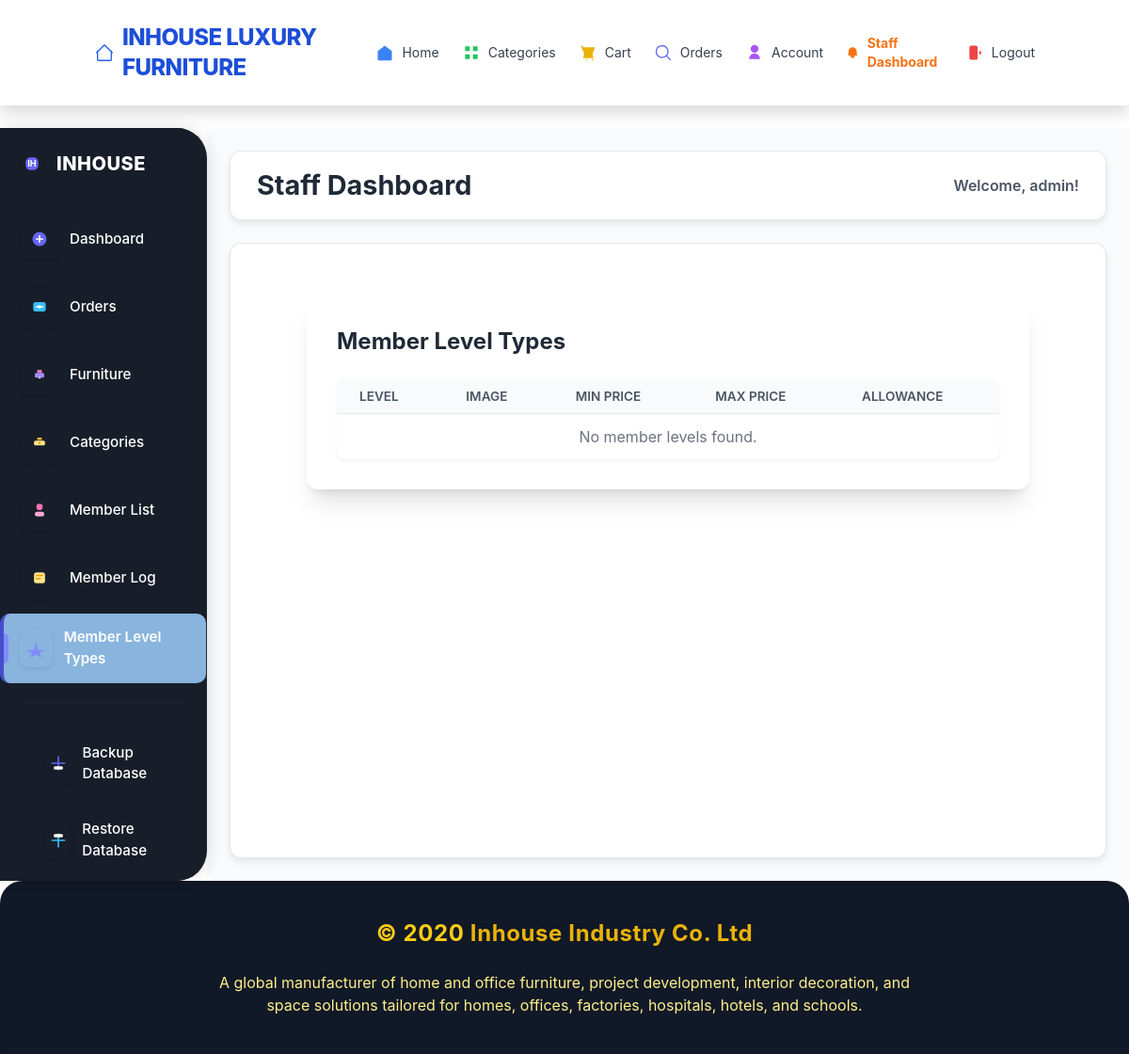
The app's page /staff/memberlevels/ (signed in), older data.
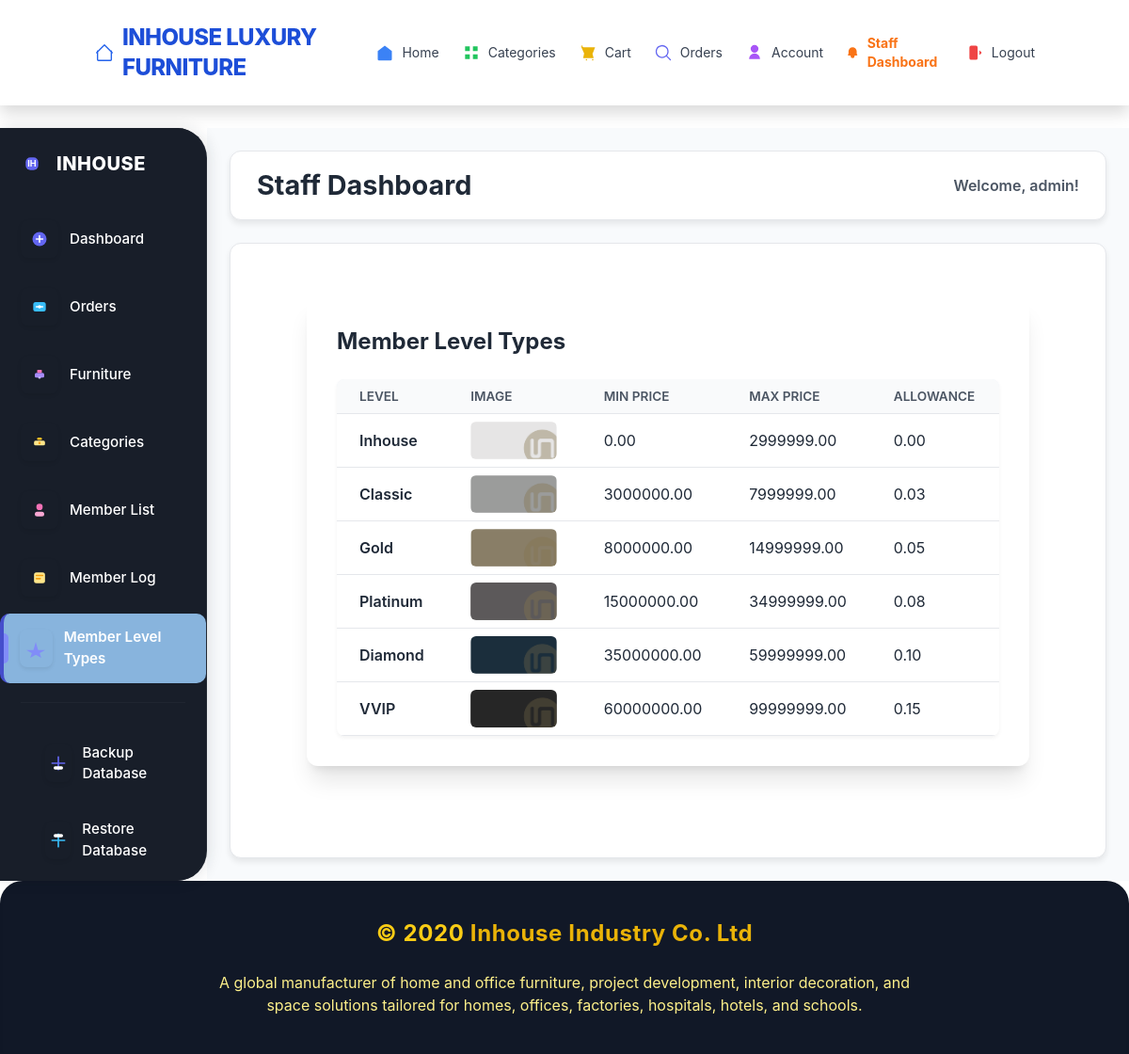
The same page, newer data.
### store/models.py (models this page shows, shortened)
class CustomUser(AbstractUser):
    phone = models.CharField(max_length=15, blank=True, null=True)
    nrc = models.CharField(max_length=30, blank=True)
    dob = models.DateField(null=True, blank=True)
    c_code = models.CharField(max_length=20, unique=True, blank=True)
    createdby = models.CharField(max_length=20, default='website')
    amount = models.DecimalField(
        max_digits=10,
        decimal_places=2,
        default=0.00
    )
    member_level_choices = [
        ('INHOUSE', 'Inhouse'),
        ('CLASSIC', 'Classic'),
        ('GOLD', 'Gold'),
        ('PLATINUM', 'Platinum'),
        ('DIAMOND', 'Diamond'),
        ('VVIP', 'VVIP'),
    ]
    member_level = models.CharField(
        max_length=10,
        choices=member_level_choices,
        default='Bronze'
    )

class MemberLevel(models.Model):
    LEVEL_CHOICES = [
        ('INHOUSE', 'Inhouse'),
        ('CLASSIC', 'Classic'),
        ('GOLD', 'Gold'),
        ('PLATINUM', 'Platinum'),
        ('DIAMOND', 'Diamond'),
        ('VVIP', 'VVIP'),
    ]
    name = models.CharField(max_length=20, choices=LEVEL_CHOICES, unique=True)
    image = models.ImageField(upload_to='member_levels/', blank=True, null=True)
    min_price = models.DecimalField(max_digits=12, decimal_places=2)
    max_price = models.DecimalField(max_digits=12, decimal_places=2)
    allowance = models.DecimalField(max_digits=12, decimal_places=2, help_text="Allowance for this level")

### store/views_staff.py (the view)
@login_required
@user_passes_test(is_staff_check)
def staff_memberlevel_list(request):
    from .models import MemberLevel
    levels = MemberLevel.objects.all().order_by('min_price')
    return render(request, 'staff/memberlevel_list.html', {'levels': levels})

### store/templates/staff/memberlevel_list.html (shortened to what this page needs)
{% extends "staff/base_staff.html" %}
{% block content %}
<div class="max-w-3xl mx-auto bg-white dark:bg-gray-900 rounded-xl shadow-xl p-8 mt-8">
    <h2 class="text-2xl font-bold mb-6">Member Level Types</h2>
    <table class="min-w-full table-auto border-collapse">
        <thead>
            <tr class="bg-slate-100 dark:bg-slate-800">
                <th class="px-4 py-2">Level</th>
                <th class="px-4 py-2">Image</th>
                <th class="px-4 py-2">Min Price</th>
                <th class="px-4 py-2">Max Price</th>
                <th class="px-4 py-2">Allowance</th>
            </tr>
        </thead>
        <tbody>
            {% for level in levels %}
            <tr class="border-b">
                <td class="px-4 py-2 font-semibold">{{ level.get_name_display }}</td>
                <td class="px-4 py-2">
                    {% if level.image %}
                        <img src="{{ level.image.url }}" alt="{{ level.get_name_display }}" class="h-10 rounded" />
                    {% else %}
                        <span class="text-gray-400">No image</span>
                    {% endif %}
                </td>
                <td class="px-4 py-2">{{ level.min_price }}</td>
                <td class="px-4 py-2">{{ level.max_price }}</td>
                <td class="px-4 py-2">{{ level.allowance }}</td>
            </tr>
            {% empty %}
            <tr>
                <td colspan="5" class="text-center py-6 text-gray-500">No member levels found.</td>
            </tr>
            {% endfor %}
        </tbody>
    </table>
</div>
{% endblock %}

### store/templates/staff/base_staff.html (shortened to what this page needs)
{% extends "main/base.html" %}
{% load static %}
{% block body_content %}
    <div class="staff-layout-wrapper">
        <div class="sidebar" id="staffSidebar"
             style="background: #181e29; color: #fff; border-radius: 0 2rem 2rem 0; box-shadow: 2px 0 16px rgba(24,30,41,0.12); width: 220px; min-width: 180px; padding: 0;">
            <div class="flex flex-col h-full">
                <div class="flex items-center gap-3 mb-8 pl-6 pt-6">
                    <svg class="w-9 h-9" viewBox="0 0 24 24" fill="none">
                        <rect x="4" y="4" width="16" height="16" rx="6" fill="#6366f1" />
                        <text x="12" y="16" text-anchor="middle" font-size="11" font-weight="bold">
                            <tspan fill="#fff">IH</tspan>
                        </text>
                    </svg>
                    <span class="font-extrabold text-xl text-white tracking-wide">INHOUSE</span>
                </div>
                <nav class="flex-1">
                    <ul class="flex flex-col gap-1">
                        <li>
                            <a href="{% url 'staff_dashboard' %}" class="sidebar-modern-link group {% if request.resolver_match.url_name == 'staff_dashboard' %}active{% endif %}" style="padding-left: 0;">
                                <span class="block w-1.5 h-8 rounded-r-full {% if request.resolver_match.url_name == 'staff_dashboard' %}bg-indigo-400{% else %}bg-transparent{% endif %}"></span>
                                <span class="sidebar-modern-icon" style="background: none; color: #fff;">
                                    <svg class="w-6 h-6" fill="none" viewBox="0 0 24 24">
                                        <circle cx="12" cy="12" r="9" fill="#6366f1"/>
                                        <path d="M8 12h8" stroke="#fff" stroke-width="2" stroke-linecap="round"/>
                                        <path d="M12 8v8" stroke="#fff" stroke-width="2" stroke-linecap="round"/>
                                    </svg>
                                </span>
                                <span class="sidebar-modern-label text-white">Dashboard</span>
                            </a>
                        </li>
                        <li>
                            <a href="{% url 'staff_order_list' %}" class="sidebar-modern-link group {% if 'staff_order' in request.resolver_match.url_name %}active{% endif %}" style="padding-left: 0;">
                                <span class="block w-1.5 h-8 rounded-r-full {% if 'staff_order' in request.resolver_match.url_name %}bg-indigo-400{% else %}bg-transparent{% endif %}"></span>
                                <span class="sidebar-modern-icon" style="background: none; color: #fff;">
                                    <svg class="w-6 h-6" fill="none" viewBox="0 0 24 24">
                                        <rect x="4" y="6" width="16" height="12" rx="3" fill="#38bdf8"/>
                                        <path d="M8 12h8" stroke="#fff" stroke-width="2" stroke-linecap="round"/>
                                        <circle cx="12" cy="12" r="2" fill="#fff"/>
                                    </svg>
                                </span>
                                <span class="sidebar-modern-label text-white">Orders</span>
                            </a>
                        </li>
                        <li>
                            <a href="{% url 'staff_furniture_list' %}" class="sidebar-modern-link group {% if 'staff_furniture' in request.resolver_match.url_name %}active{% endif %}" style="padding-left: 0;">
                                <span class="block w-1.5 h-8 rounded-r-full {% if 'staff_furniture' in request.resolver_match.url_name %}bg-indigo-400{% else %}bg-transparent{% endif %}"></span>
                                <span class="sidebar-modern-icon" style="background: none; color: #fff;">
                                    <svg class="w-6 h-6" fill="none" viewBox="0 0 24 24">
                                        <rect x="6" y="10" width="12" height="6" rx="2" fill="#a78bfa"/>
                                        <rect x="9" y="6" width="6" height="4" rx="1" fill="#f472b6"/>
                                        <circle cx="12" cy="16" r="1.5" fill="#c4b5fd"/>
                                    </svg>
                                </span>
                                <span class="sidebar-modern-label text-white">Furniture</span>
                            </a>
                        </li>
                        <li>
                            <a href="{% url 'staff_category_list' %}" class="sidebar-modern-link group {% if 'staff_category' in request.resolver_match.url_name %}active{% endif %}" style="padding-left: 0;">
                                <span class="block w-1.5 h-8 rounded-r-full {% if 'staff_category' in request.resolver_match.url_name %}bg-indigo-400{% else %}bg-transparent{% endif %}"></span>
                                <span class="sidebar-modern-icon" style="background: none; color: #fff;">
                                    <svg class="w-6 h-6" fill="none" viewBox="0 0 24 24">
                                        <rect x="5" y="10" width="14" height="6" rx="2" fill="#fde68a"/>
                                        <rect x="9" y="6" width="6" height="3" rx="1.5" fill="#fbbf24"/>
                                        <circle cx="12" cy="13" r="1.5" fill="#f59e0b"/>
                                    </svg>
                                </span>
                                <span class="sidebar-modern-label text-white">Categories</span>
                            </a>
                        </li>
                        <li>
                            <a href="{% url 'staff_customer_list' %}" class="sidebar-modern-link group {% if request.resolver_match.url_name == 'staff_customer_list' %}active{% endif %}" style="padding-left: 0;">
                                <span class="block w-1.5 h-8 rounded-r-full {% if request.resolver_match.url_name == 'staff_customer_list' %}bg-indigo-400{% else %}bg-transparent{% endif %}"></span>
                                <span class="sidebar-modern-icon" style="background: none; color: #fff;">
                                    <svg class="w-6 h-6" fill="none" viewBox="0 0 24 24">
                                        <circle cx="12" cy="8" r="4" fill="#f472b6"/>
                                        <rect x="6" y="14" width="12" height="6" rx="3" fill="#f9a8d4"/>
                                    </svg>
                                </span>
                                <span class="sidebar-modern-label text-white">Member List</span>
                            </a>
                        </li>
                        <li>
                            <a href="{% url 'staff_mbl_list' %}" class="sidebar-modern-link group {% if request.resolver_match.url_name == 'staff_mbl_list' %}active{% endif %}" style="padding-left: 0;">
                                <span class="block w-1.5 h-8 rounded-r-full {% if request.resolver_match.url_name == 'staff_mbl_list' %}bg-indigo-400{% else %}bg-transparent{% endif %}"></span>
                                <span class="sidebar-modern-icon" style="background: none; color: #fff;">
                                    <svg class="w-6 h-6" fill="none" viewBox="0 0 24 24">
                                        <rect x="5" y="5" width="14" height="14" rx="3" fill="#fde68a"/>
                                        <path d="M8 9h8M8 13h5" stroke="#f59e0b" stroke-width="2" stroke-linecap="round"/>
                                    </svg>
                                </span>
                                <span class="sidebar-modern-label text-white">Member Log</span>
                            </a>
                        </li>
                        <li>
                            <a href="{% url 'staff_memberlevel_list' %}" class="sidebar-modern-link group {% if request.resolver_match.url_name == 'staff_memberlevel_list' %}active{% endif %}" style="padding-left: 0;">
                                <span class="block w-1.5 h-8 rounded-r-full {% if request.resolver_match.url_name == 'staff_memberlevel_list' %}bg-indigo-400{% else %}bg-transparent{% endif %}"></span>
                                <span class="sidebar-modern-icon" style="background: none; color: #fff;">
                                    <svg class="w-6 h-6" fill="none" viewBox="0 0 24 24">
                                        <polygon points="12,4 15,14 24,14 17,18 19,24 12,20 5,24 7,18 0,14 9,14" fill="#818cf8"/>
                                    </svg>
                                </span>
                                <span class="sidebar-modern-label text-white">Member Level Types</span>
                            </a>
                        </li>
                    </ul>
                </nav>
                <hr class="w-4/5 border-t border-slate-300 my-6 self-center opacity-30">
                <div class="flex flex-col gap-2 px-4 py-2">
                    <a href="{% url 'staff_db_backup' %}" class="sidebar-modern-link group">
                        <span class="sidebar-modern-icon" style="background: none; color: #fff;">
                            <svg class="w-6 h-6" fill="none" viewBox="0 0 24 24">
                                <path d="M12 4v16m8-8H4" stroke="#6366f1" stroke-width="2" stroke-linecap="round" stroke-linejoin="round"/>
                                <rect x="6" y="16" width="12" height="4" rx="2" fill="#fff"/>
                            </svg>
                        </span>
                        <span class="sidebar-modern-label text-white">Backup Database</span>
                    </a>
                    <a href="{% url 'staff_db_restore' %}" class="sidebar-modern-link group">
                        <span class="sidebar-modern-icon" style="background: none; color: #fff;">
                            <svg class="w-6 h-6" fill="none" viewBox="0 0 24 24">
                                <path d="M12 20V4m-8 8h16" stroke="#38bdf8" stroke-width="2" stroke-linecap="round" stroke-linejoin="round"/>
                                <rect x="6" y="4" width="12" height="4" rx="2" fill="#fff"/>
                            </svg>
                        </span>
                        <span class="sidebar-modern-label text-white">Restore Database</span>
                    </a>
                </div>
            </div>
        </div>
        <div class="staff-main-content-wrapper">
            <header class="staff-header">
                <h1 class="text-2xl font-bold text-gray-800">{% block page_title %}Staff Dashboard{% endblock %}</h1>
                <div class="welcome-text flex items-center gap-2">
                    <span class="font-semibold">Welcome, {{ request.user.username }}!</span>
                </div>
            </header>
            <div class="staff-content-area">
                {% block content %}{% endblock content %}
            </div>
        </div>
    </div>
{% endblock body_content %}

Row changes from the older to the newer data that the page shows:
added MemberLevel: name "Inhouse", image (picture), min_price "0.00", max_price "2999999.00", allowance "0.00"
added MemberLevel: name "Classic", image (picture), min_price "3000000.00", max_price "7999999.00", allowance "0.03"
added MemberLevel: name "Gold", image (picture), min_price "8000000.00", max_price "14999999.00", allowance "0.05"
added MemberLevel: name "Platinum", image (picture), min_price "15000000.00", max_price "34999999.00", allowance "0.08"
added MemberLevel: name "Diamond", image (picture), min_price "35000000.00", max_price "59999999.00", allowance "0.10"
added MemberLevel: name "VVIP", image (picture), min_price "60000000.00", max_price "99999999.00", allowance "0.15"
Text that changed along with them:
text no longer shown: "No member levels found."
